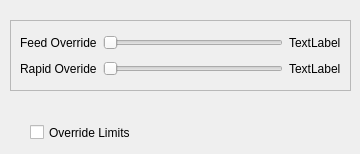
      <widget class="QWidget" name="tab_9">
       <attribute name="title">
        <string>Override</string>
       </attribute>
       <widget class="QFrame" name="frame_4">
        <property name="geometry">
         <rect>
          <x>10</x>
          <y>20</y>
          <width>341</width>
          <height>71</height>
         </rect>
        </property>
        <property name="frameShape">
         <enum>QFrame::StyledPanel</enum>
        </property>
        <property name="frameShadow">
         <enum>QFrame::Raised</enum>
        </property>
        <layout class="QGridLayout" name="gridLayout_20">
         <item row="0" column="1">
          <widget class="QSlider" name="feed_override_sl">
           <property name="orientation">
            <enum>Qt::Horizontal</enum>
           </property>
          </widget>
         </item>
         <item row="0" column="0">
          <widget class="QLabel" name="label_22">
           <property name="text">
            <string>Feed Override</string>
           </property>
          </widget>
         </item>
         <item row="1" column="0">
          <widget class="QLabel" name="label_23">
           <property name="text">
            <string>Rapid Overide</string>
           </property>
          </widget>
         </item>
         <item row="1" column="1">
          <widget class="QSlider" name="rapid_override_sl">
           <property name="orientation">
            <enum>Qt::Horizontal</enum>
           </property>
          </widget>
         </item>
         <item row="0" column="2">
          <widget class="QLabel" name="feedrate_lb">
           <property name="text">
            <string>TextLabel</string>
           </property>
          </widget>
         </item>
         <item row="1" column="2">
          <widget class="QLabel" name="rapid_override_lb">
           <property name="text">
            <string>TextLabel</string>
           </property>
          </widget>
         </item>
        </layout>
       </widget>
       <widget class="QCheckBox" name="override_limits_cb">
        <property name="geometry">
         <rect>
          <x>30</x>
          <y>120</y>
          <width>171</width>
          <height>25</height>
         </rect>
        </property>
        <property name="text">
         <string>Override Limits</string>
        </property>
       </widget>
      </widget>
